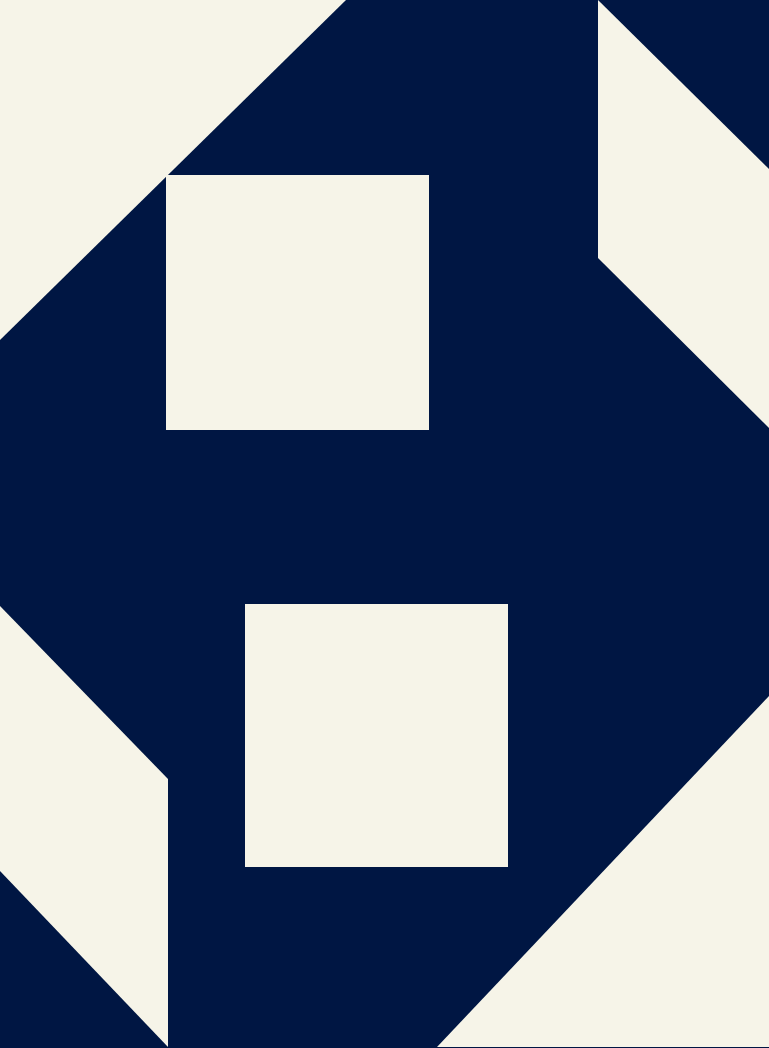
Frame 1 (no input)
Frame 60 (no input): identical to frame 1, image omitted
Frame 120 (the mouse pressed at the canvas centre since frame 60): identical to frame 1, image omitted

The p5.js sketch that drew this single still picture (run headless with seeded random() and noise() and a simulated clock; from frame 60 on, the mouse is pressed at the canvas centre):

// p5.js sketch
// ── sketch.js
function setup() {
  createCanvas(769, 1048)
}

function draw() {
  var c = color(246, 244, 232);
  background(0,22,67);
  strokeWeight(0);
  fill(c);
  triangle(0,0, 0, 340, 346, 0);
  rect(166, 175, 263, 255);
  rect(245, 604, 263, 263);
  triangle(769, 696, 769, 1047, 437, 1047);
  quad(0, 606, 168, 779, 168, 1047, 0, 871);
  quad(598, 0, 769, 169, 769, 428, 598, 258)
}
